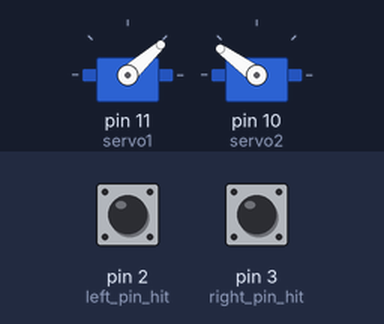
Simulated run of this sketch. Board: Arduino Uno, built with avr-gcc and run on an emulated ATmega328P. On the bench: 2 × servo. The inputs (shaded band) are chosen by the test bench; at power-on: pin 2 (left_pin_hit) HIGH, pin 3 (right_pin_hit) HIGH.

Above: at 1.2 s.
1.3 s: pin 2 (left_pin_hit) pulled LOW for 0.15 s
At 1.7 s:
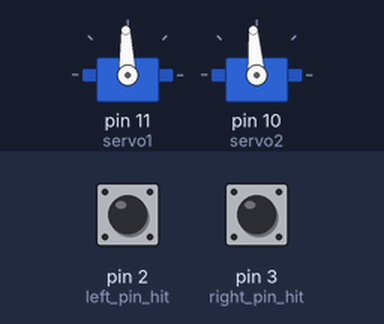
4.4 s: pin 3 (right_pin_hit) pulled LOW for 3.2 s
At 4.4 s:
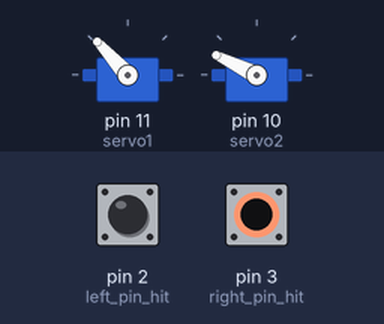
10.6 s: pin 3 (right_pin_hit) pulled LOW for 1 s
At 13.1 s:
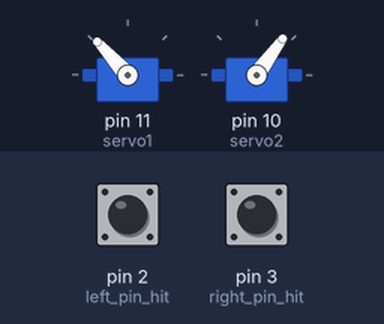
14.6 s: pin 2 (left_pin_hit) pulled LOW for 3.2 s
Timing chart, 0 to 21.8 s (numbered marks = the images above; inputs shaded):
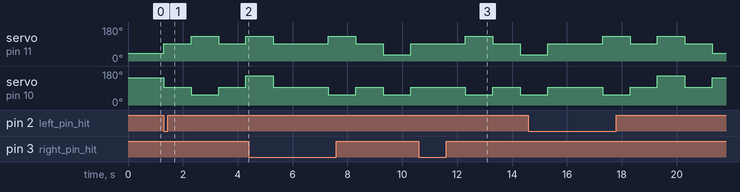

The sketch:

robotic_project1.ino
```cpp
#include <Servo.h>
Servo servo1; //make object right
Servo servo2; //make object left

void setup() {
  servo1.attach(11); //make object to attach arm
  servo2.attach(10); //make object to attach  arm
  pinMode(2, INPUT_PULLUP); //left pin hit
  pinMode(3, INPUT_PULLUP); //right pin hit

}

void brake (){ //do not have formular because we want it to stop,so read only
  servo1.write(92);
  servo2.write(94.5);
}

void forward (double x) { //open forward variable
  double n1 = 92-x; //formula of left forward
  double n2 = 94.5+x; //formula of right forward
  servo1.write(n1); //read left
  servo2.write(n2); //read right

}

void loop() {

  int left = digitalRead(2); //left pin hit then read
  int right=digitalRead(3); //right pin hit then read

  //write code for working

  if(left==HIGH && right==HIGH) {
    forward(50); // output move
  } else if (left==LOW && right==LOW){
    // just in case
  } else if (left==LOW) { //left hit
    brake();
    delay(1000);

    forward(-40);
    delay(1000);

    brake();
    delay(1000);

    servo1.write(92+40);
    servo2.write(94.5+60);
    delay(1000);

    brake();
    delay(1000);

  }else if (right==LOW) { //right hit
    brake();
    delay(1000);

    forward(-40);
    delay(1000);

    brake();
    delay(1000);

    servo1.write(92-60);
    servo2.write(94.5-40);
    delay(1000);

    brake();
    delay(1000);

  }}
```

Measured:
- after the input at 1.3 s, servo on pin 11 (servo1): alternates 132° for 1.0 s and 92° for 1.0 s, starting at once; servo on pin 10 (servo2): 144° → 94° at once, → 54° 1.0 s later, → 94° 1.0 s later, → 154° 1.0 s later
- after the input at 10.6 s, servo on pin 11 (servo1): 92° → 132° after 1.7 s, → 92° 1.0 s later, → 32° 1.0 s later; servo on pin 10 (servo2): 94° → 54° after 1.7 s, → 94° 1.0 s later, → 54° 1.0 s later
